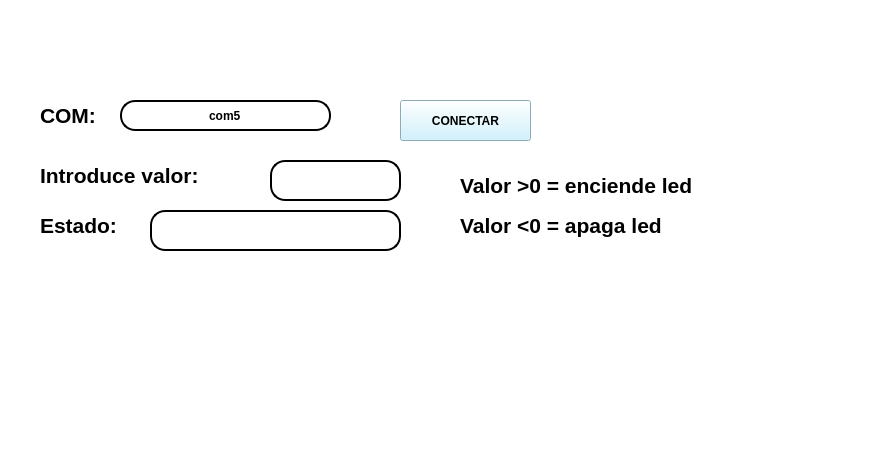
<?xml version="1.0" encoding="UTF-8"?>
<ui version="4.0">
 <class>MainWindow</class>
 <widget class="QMainWindow" name="MainWindow">
  <property name="geometry">
   <rect>
    <x>0</x>
    <y>0</y>
    <width>881</width>
    <height>471</height>
   </rect>
  </property>
  <property name="windowTitle">
   <string>MainWindow</string>
  </property>
  <property name="styleSheet">
   <string notr="true">background-color: rgb(255, 255, 255);</string>
  </property>
  <widget class="QWidget" name="centralwidget">
   <widget class="QLabel" name="label">
    <property name="geometry">
     <rect>
      <x>20</x>
      <y>10</y>
      <width>191</width>
      <height>71</height>
     </rect>
    </property>
    <property name="text">
     <string/>
    </property>
    <property name="pixmap">
     <pixmap resource="../../../Resource/resource.qrc">:/Logos/uatlogopng.png</pixmap>
    </property>
    <property name="scaledContents">
     <bool>true</bool>
    </property>
   </widget>
   <widget class="QLabel" name="label_4">
    <property name="geometry">
     <rect>
      <x>650</x>
      <y>0</y>
      <width>231</width>
      <height>71</height>
     </rect>
    </property>
    <property name="text">
     <string/>
    </property>
    <property name="pixmap">
     <pixmap resource="../../../Resource/resource.qrc">:/Logos/fians.png</pixmap>
    </property>
    <property name="scaledContents">
     <bool>true</bool>
    </property>
   </widget>
   <widget class="QLabel" name="label_5">
    <property name="geometry">
     <rect>
      <x>730</x>
      <y>320</y>
      <width>171</width>
      <height>101</height>
     </rect>
    </property>
    <property name="text">
     <string/>
    </property>
    <property name="pixmap">
     <pixmap resource="../../../Resource/resource.qrc">:/Logos/Shelby-Logo.png</pixmap>
    </property>
    <property name="scaledContents">
     <bool>true</bool>
    </property>
   </widget>
   <widget class="QLineEdit" name="txt_com">
    <property name="geometry">
     <rect>
      <x>120</x>
      <y>100</y>
      <width>211</width>
      <height>31</height>
     </rect>
    </property>
    <property name="font">
     <font>
      <weight>75</weight>
      <bold>true</bold>
     </font>
    </property>
    <property name="styleSheet">
     <string notr="true">border: 2px solid black;
background-color: rgb(255, 255, 255);
border-radius: 15px;</string>
    </property>
    <property name="text">
     <string>com5</string>
    </property>
    <property name="alignment">
     <set>Qt::AlignCenter</set>
    </property>
   </widget>
   <widget class="QLabel" name="label_2">
    <property name="geometry">
     <rect>
      <x>40</x>
      <y>100</y>
      <width>71</width>
      <height>31</height>
     </rect>
    </property>
    <property name="font">
     <font>
      <pointsize>16</pointsize>
      <weight>75</weight>
      <bold>true</bold>
     </font>
    </property>
    <property name="text">
     <string>COM:</string>
    </property>
   </widget>
   <widget class="QPushButton" name="btn_accion">
    <property name="geometry">
     <rect>
      <x>400</x>
      <y>100</y>
      <width>131</width>
      <height>41</height>
     </rect>
    </property>
    <property name="font">
     <font>
      <weight>75</weight>
      <bold>true</bold>
     </font>
    </property>
    <property name="styleSheet">
     <string notr="true">background-color: rgb(196, 240, 255);</string>
    </property>
    <property name="text">
     <string>CONECTAR</string>
    </property>
   </widget>
   <widget class="QLabel" name="label_3">
    <property name="geometry">
     <rect>
      <x>460</x>
      <y>170</y>
      <width>351</width>
      <height>31</height>
     </rect>
    </property>
    <property name="font">
     <font>
      <pointsize>16</pointsize>
      <weight>75</weight>
      <bold>true</bold>
     </font>
    </property>
    <property name="text">
     <string>Valor &gt;0 = enciende led</string>
    </property>
   </widget>
   <widget class="QLineEdit" name="txt_estado">
    <property name="geometry">
     <rect>
      <x>150</x>
      <y>210</y>
      <width>251</width>
      <height>41</height>
     </rect>
    </property>
    <property name="font">
     <font>
      <pointsize>12</pointsize>
      <weight>50</weight>
      <bold>false</bold>
     </font>
    </property>
    <property name="styleSheet">
     <string notr="true">border: 2px solid black;
background-color: rgb(255, 255, 255);
border-radius: 15px;</string>
    </property>
    <property name="text">
     <string/>
    </property>
    <property name="alignment">
     <set>Qt::AlignCenter</set>
    </property>
   </widget>
   <widget class="QLabel" name="label_6">
    <property name="geometry">
     <rect>
      <x>40</x>
      <y>210</y>
      <width>121</width>
      <height>31</height>
     </rect>
    </property>
    <property name="font">
     <font>
      <pointsize>16</pointsize>
      <weight>75</weight>
      <bold>true</bold>
     </font>
    </property>
    <property name="text">
     <string>Estado:</string>
    </property>
   </widget>
   <widget class="QLabel" name="label_7">
    <property name="geometry">
     <rect>
      <x>460</x>
      <y>210</y>
      <width>351</width>
      <height>31</height>
     </rect>
    </property>
    <property name="font">
     <font>
      <pointsize>16</pointsize>
      <weight>75</weight>
      <bold>true</bold>
     </font>
    </property>
    <property name="text">
     <string>Valor &lt;0 = apaga led</string>
    </property>
   </widget>
   <widget class="QLabel" name="label_8">
    <property name="geometry">
     <rect>
      <x>40</x>
      <y>160</y>
      <width>231</width>
      <height>31</height>
     </rect>
    </property>
    <property name="font">
     <font>
      <pointsize>16</pointsize>
      <weight>75</weight>
      <bold>true</bold>
     </font>
    </property>
    <property name="text">
     <string>Introduce valor:</string>
    </property>
   </widget>
   <widget class="QLineEdit" name="txt_valor">
    <property name="geometry">
     <rect>
      <x>270</x>
      <y>160</y>
      <width>131</width>
      <height>41</height>
     </rect>
    </property>
    <property name="font">
     <font>
      <pointsize>12</pointsize>
      <weight>50</weight>
      <bold>false</bold>
     </font>
    </property>
    <property name="styleSheet">
     <string notr="true">border: 2px solid black;
background-color: rgb(255, 255, 255);
border-radius: 15px;</string>
    </property>
    <property name="text">
     <string/>
    </property>
    <property name="alignment">
     <set>Qt::AlignCenter</set>
    </property>
   </widget>
   <zorder>label</zorder>
   <zorder>label_4</zorder>
   <zorder>label_5</zorder>
   <zorder>txt_com</zorder>
   <zorder>label_2</zorder>
   <zorder>btn_accion</zorder>
   <zorder>label_3</zorder>
   <zorder>label_6</zorder>
   <zorder>label_7</zorder>
   <zorder>label_8</zorder>
   <zorder>txt_valor</zorder>
   <zorder>txt_estado</zorder>
  </widget>
  <widget class="QMenuBar" name="menubar">
   <property name="geometry">
    <rect>
     <x>0</x>
     <y>0</y>
     <width>881</width>
     <height>26</height>
    </rect>
   </property>
  </widget>
  <widget class="QStatusBar" name="statusbar"/>
 </widget>
 <resources>
  <include location="../../../Resource/resource.qrc"/>
 </resources>
 <connections/>
</ui>
